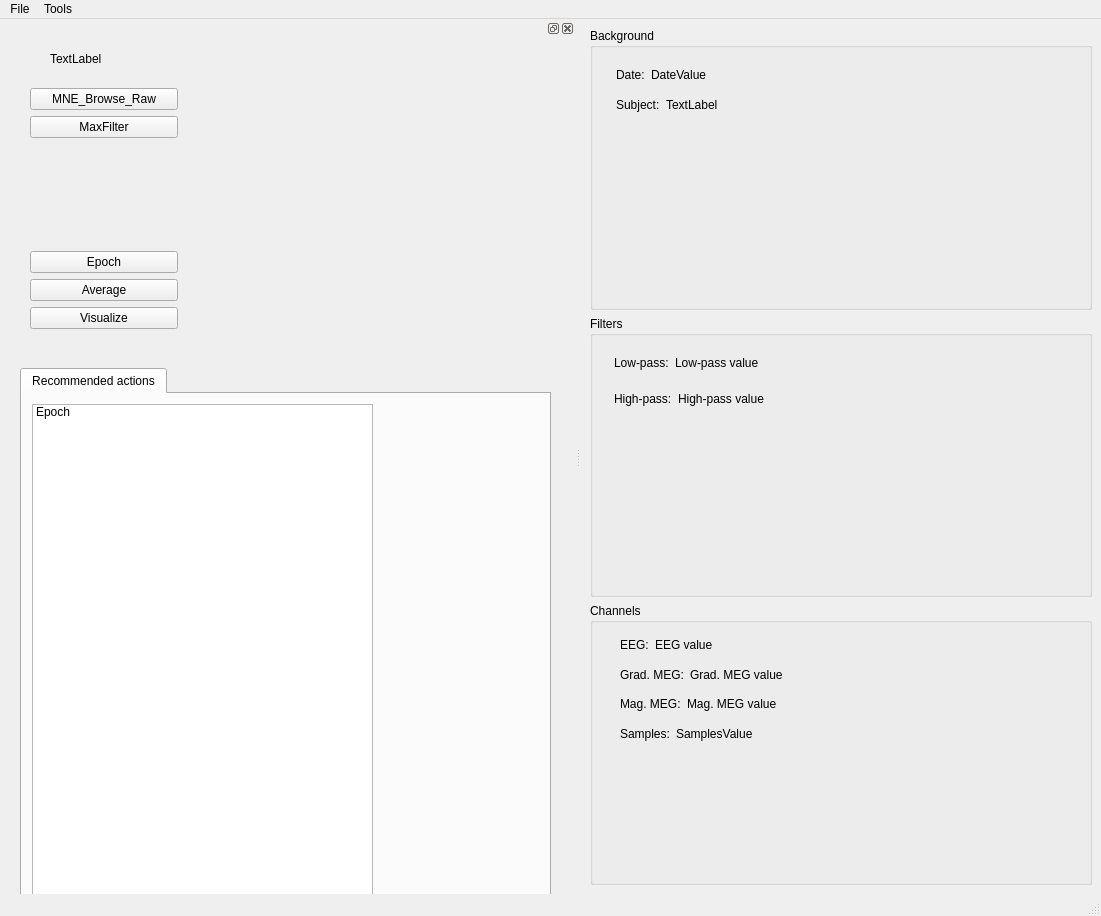
<?xml version="1.0" encoding="UTF-8"?>
<ui version="4.0">
 <class>MainWindow</class>
 <widget class="QMainWindow" name="MainWindow">
  <property name="geometry">
   <rect>
    <x>0</x>
    <y>0</y>
    <width>1101</width>
    <height>916</height>
   </rect>
  </property>
  <property name="sizePolicy">
   <sizepolicy hsizetype="Expanding" vsizetype="Expanding">
    <horstretch>0</horstretch>
    <verstretch>0</verstretch>
   </sizepolicy>
  </property>
  <property name="windowTitle">
   <string>MainWindow</string>
  </property>
  <widget class="QWidget" name="centralwidget">
   <layout class="QHBoxLayout" name="horizontalLayout_2">
    <item>
     <layout class="QVBoxLayout" name="verticalLayout_3">
      <item>
       <layout class="QVBoxLayout" name="verticalLayout_4">
        <item>
         <widget class="QGroupBox" name="metaBox_2">
          <property name="title">
           <string>Background</string>
          </property>
          <widget class="QWidget" name="layoutWidget_2">
           <property name="geometry">
            <rect>
             <x>26</x>
             <y>35</y>
             <width>271</width>
             <height>54</height>
            </rect>
           </property>
           <layout class="QVBoxLayout" name="verticalLayout_6">
            <item>
             <layout class="QGridLayout" name="gridLayout_5">
              <item row="0" column="0">
               <widget class="QLabel" name="labelDate_2">
                <property name="text">
                 <string>Date:</string>
                </property>
               </widget>
              </item>
              <item row="0" column="1">
               <widget class="QLabel" name="labelDateValue_2">
                <property name="sizePolicy">
                 <sizepolicy hsizetype="Expanding" vsizetype="Preferred">
                  <horstretch>0</horstretch>
                  <verstretch>0</verstretch>
                 </sizepolicy>
                </property>
                <property name="text">
                 <string>DateValue</string>
                </property>
               </widget>
              </item>
             </layout>
            </item>
            <item>
             <layout class="QHBoxLayout" name="horizontalLayout">
              <item>
               <widget class="QLabel" name="labelSubject">
                <property name="text">
                 <string>Subject:</string>
                </property>
               </widget>
              </item>
              <item>
               <widget class="QLabel" name="labelSubjectValue">
                <property name="sizePolicy">
                 <sizepolicy hsizetype="Expanding" vsizetype="Preferred">
                  <horstretch>0</horstretch>
                  <verstretch>0</verstretch>
                 </sizepolicy>
                </property>
                <property name="text">
                 <string>TextLabel</string>
                </property>
               </widget>
              </item>
             </layout>
            </item>
           </layout>
          </widget>
          <zorder>layoutWidget_2</zorder>
          <zorder>filtersBox_2</zorder>
         </widget>
        </item>
        <item>
         <widget class="QGroupBox" name="filtersBox_2">
          <property name="title">
           <string>Filters</string>
          </property>
          <widget class="QWidget" name="layoutWidget_6">
           <property name="geometry">
            <rect>
             <x>24</x>
             <y>32</y>
             <width>272</width>
             <height>65</height>
            </rect>
           </property>
           <layout class="QVBoxLayout" name="verticalLayout_7">
            <item>
             <layout class="QHBoxLayout" name="horizontalLayout_4">
              <item>
               <widget class="QLabel" name="labelLow_2">
                <property name="lineWidth">
                 <number>1</number>
                </property>
                <property name="text">
                 <string>Low-pass:</string>
                </property>
                <property name="scaledContents">
                 <bool>true</bool>
                </property>
               </widget>
              </item>
              <item>
               <widget class="QLabel" name="labelLowValue_2">
                <property name="sizePolicy">
                 <sizepolicy hsizetype="Expanding" vsizetype="Preferred">
                  <horstretch>0</horstretch>
                  <verstretch>0</verstretch>
                 </sizepolicy>
                </property>
                <property name="text">
                 <string>Low-pass value</string>
                </property>
               </widget>
              </item>
             </layout>
            </item>
            <item>
             <layout class="QHBoxLayout" name="horizontalLayout_5">
              <item>
               <widget class="QLabel" name="labelHigh_2">
                <property name="text">
                 <string>High-pass:</string>
                </property>
               </widget>
              </item>
              <item>
               <widget class="QLabel" name="labelHighValue_2">
                <property name="sizePolicy">
                 <sizepolicy hsizetype="Expanding" vsizetype="Preferred">
                  <horstretch>0</horstretch>
                  <verstretch>0</verstretch>
                 </sizepolicy>
                </property>
                <property name="text">
                 <string>High-pass value</string>
                </property>
               </widget>
              </item>
             </layout>
            </item>
           </layout>
          </widget>
         </widget>
        </item>
        <item>
         <widget class="QGroupBox" name="channelsBox_2">
          <property name="title">
           <string>Channels</string>
          </property>
          <widget class="QWidget" name="layoutWidget_7">
           <property name="geometry">
            <rect>
             <x>30</x>
             <y>30</y>
             <width>261</width>
             <height>112</height>
            </rect>
           </property>
           <layout class="QVBoxLayout" name="verticalLayout_8">
            <item>
             <layout class="QHBoxLayout" name="horizontalLayout_6">
              <item>
               <widget class="QLabel" name="labelEEG_2">
                <property name="text">
                 <string>EEG:</string>
                </property>
               </widget>
              </item>
              <item>
               <widget class="QLabel" name="labelEEGValue_2">
                <property name="sizePolicy">
                 <sizepolicy hsizetype="Expanding" vsizetype="Preferred">
                  <horstretch>0</horstretch>
                  <verstretch>0</verstretch>
                 </sizepolicy>
                </property>
                <property name="text">
                 <string>EEG value</string>
                </property>
               </widget>
              </item>
             </layout>
            </item>
            <item>
             <layout class="QHBoxLayout" name="horizontalLayout_7">
              <item>
               <widget class="QLabel" name="labelGradMEG_2">
                <property name="text">
                 <string>Grad. MEG:</string>
                </property>
               </widget>
              </item>
              <item>
               <widget class="QLabel" name="labelGradMEGValue_2">
                <property name="sizePolicy">
                 <sizepolicy hsizetype="Expanding" vsizetype="Preferred">
                  <horstretch>0</horstretch>
                  <verstretch>0</verstretch>
                 </sizepolicy>
                </property>
                <property name="text">
                 <string>Grad. MEG value</string>
                </property>
               </widget>
              </item>
             </layout>
            </item>
            <item>
             <layout class="QHBoxLayout" name="horizontalLayout_8">
              <item>
               <widget class="QLabel" name="labelMagMEG_2">
                <property name="text">
                 <string>Mag. MEG:</string>
                </property>
               </widget>
              </item>
              <item>
               <widget class="QLabel" name="labelMagMEGValue_2">
                <property name="sizePolicy">
                 <sizepolicy hsizetype="Expanding" vsizetype="Preferred">
                  <horstretch>0</horstretch>
                  <verstretch>0</verstretch>
                 </sizepolicy>
                </property>
                <property name="text">
                 <string>Mag. MEG value</string>
                </property>
               </widget>
              </item>
             </layout>
            </item>
            <item>
             <layout class="QHBoxLayout" name="horizontalLayout_9">
              <item>
               <widget class="QLabel" name="labelSamples_2">
                <property name="text">
                 <string>Samples:</string>
                </property>
               </widget>
              </item>
              <item>
               <widget class="QLabel" name="labelSamplesValue_2">
                <property name="sizePolicy">
                 <sizepolicy hsizetype="Expanding" vsizetype="Preferred">
                  <horstretch>0</horstretch>
                  <verstretch>0</verstretch>
                 </sizepolicy>
                </property>
                <property name="text">
                 <string>SamplesValue</string>
                </property>
               </widget>
              </item>
             </layout>
            </item>
           </layout>
          </widget>
         </widget>
        </item>
       </layout>
      </item>
     </layout>
    </item>
   </layout>
  </widget>
  <widget class="QMenuBar" name="menubar">
   <property name="geometry">
    <rect>
     <x>0</x>
     <y>0</y>
     <width>1101</width>
     <height>29</height>
    </rect>
   </property>
   <property name="defaultUp">
    <bool>false</bool>
   </property>
   <widget class="QMenu" name="menuFile">
    <property name="title">
     <string>File</string>
    </property>
    <addaction name="actionLoad_file"/>
    <addaction name="actionSave_file"/>
   </widget>
   <widget class="QMenu" name="menuTools">
    <property name="title">
     <string>Tools</string>
    </property>
    <addaction name="actionPreferences"/>
   </widget>
   <addaction name="menuFile"/>
   <addaction name="menuTools"/>
  </widget>
  <widget class="QStatusBar" name="statusbar"/>
  <widget class="QDockWidget" name="dockWidget">
   <property name="sizePolicy">
    <sizepolicy hsizetype="Expanding" vsizetype="Expanding">
     <horstretch>1</horstretch>
     <verstretch>0</verstretch>
    </sizepolicy>
   </property>
   <property name="minimumSize">
    <size>
     <width>575</width>
     <height>115</height>
    </size>
   </property>
   <property name="allowedAreas">
    <set>Qt::BottomDockWidgetArea|Qt::LeftDockWidgetArea</set>
   </property>
   <attribute name="dockWidgetArea">
    <number>1</number>
   </attribute>
   <widget class="QWidget" name="dockWidgetContents">
    <widget class="QLabel" name="labelRawData">
     <property name="geometry">
      <rect>
       <x>50</x>
       <y>10</y>
       <width>431</width>
       <height>21</height>
      </rect>
     </property>
     <property name="text">
      <string>TextLabel</string>
     </property>
    </widget>
    <widget class="QTabWidget" name="tabWidget">
     <property name="geometry">
      <rect>
       <x>20</x>
       <y>330</y>
       <width>531</width>
       <height>731</height>
      </rect>
     </property>
     <property name="currentIndex">
      <number>0</number>
     </property>
     <widget class="QWidget" name="tabRecommended">
      <property name="maximumSize">
       <size>
        <width>360</width>
        <height>16777215</height>
       </size>
      </property>
      <property name="accessibleName">
       <string extracomment="dsfsdf"/>
      </property>
      <attribute name="title">
       <string>Recommended actions</string>
      </attribute>
      <widget class="QWidget" name="horizontalLayoutWidget">
       <property name="geometry">
        <rect>
         <x>10</x>
         <y>10</y>
         <width>341</width>
         <height>511</height>
        </rect>
       </property>
       <layout class="QHBoxLayout" name="horizontalLayout_3">
        <item>
         <widget class="QListWidget" name="listWidgetEpochs">
          <item>
           <property name="text">
            <string>Epoch</string>
           </property>
          </item>
         </widget>
        </item>
       </layout>
      </widget>
     </widget>
    </widget>
    <widget class="QWidget" name="">
     <property name="geometry">
      <rect>
       <x>30</x>
       <y>50</y>
       <width>148</width>
       <height>241</height>
      </rect>
     </property>
     <layout class="QVBoxLayout" name="verticalLayout_5">
      <item>
       <layout class="QVBoxLayout" name="verticalLayout">
        <item>
         <widget class="QPushButton" name="pushButtonMNE_Browse_Raw">
          <property name="text">
           <string>MNE_Browse_Raw</string>
          </property>
         </widget>
        </item>
        <item>
         <widget class="QPushButton" name="pushButtonMaxFilter">
          <property name="text">
           <string>MaxFilter</string>
          </property>
         </widget>
        </item>
       </layout>
      </item>
      <item>
       <layout class="QVBoxLayout" name="verticalLayout_2">
        <item>
         <spacer name="verticalSpacer">
          <property name="orientation">
           <enum>Qt::Vertical</enum>
          </property>
          <property name="sizeHint" stdset="0">
           <size>
            <width>20</width>
            <height>40</height>
           </size>
          </property>
         </spacer>
        </item>
        <item>
         <spacer name="verticalSpacer_2">
          <property name="orientation">
           <enum>Qt::Vertical</enum>
          </property>
          <property name="sizeHint" stdset="0">
           <size>
            <width>20</width>
            <height>40</height>
           </size>
          </property>
         </spacer>
        </item>
        <item>
         <widget class="QPushButton" name="pushButtonEpoch">
          <property name="text">
           <string>Epoch</string>
          </property>
         </widget>
        </item>
        <item>
         <widget class="QPushButton" name="pushButtonAverage">
          <property name="text">
           <string>Average</string>
          </property>
         </widget>
        </item>
        <item>
         <widget class="QPushButton" name="pushButtonaverage">
          <property name="text">
           <string>Visualize</string>
          </property>
         </widget>
        </item>
       </layout>
      </item>
     </layout>
    </widget>
    <zorder>verticalLayoutWidget</zorder>
    <zorder>verticalLayoutWidget_2</zorder>
    <zorder>layoutWidget_2</zorder>
    <zorder>labelRawData</zorder>
    <zorder>metaBox</zorder>
    <zorder>tabWidget</zorder>
   </widget>
  </widget>
  <action name="actionLoad_file">
   <property name="text">
    <string>Load file</string>
   </property>
  </action>
  <action name="actionSave_file">
   <property name="text">
    <string>Save file</string>
   </property>
  </action>
  <action name="actionPreferences">
   <property name="text">
    <string>Preferences</string>
   </property>
  </action>
 </widget>
 <resources/>
 <connections/>
</ui>
